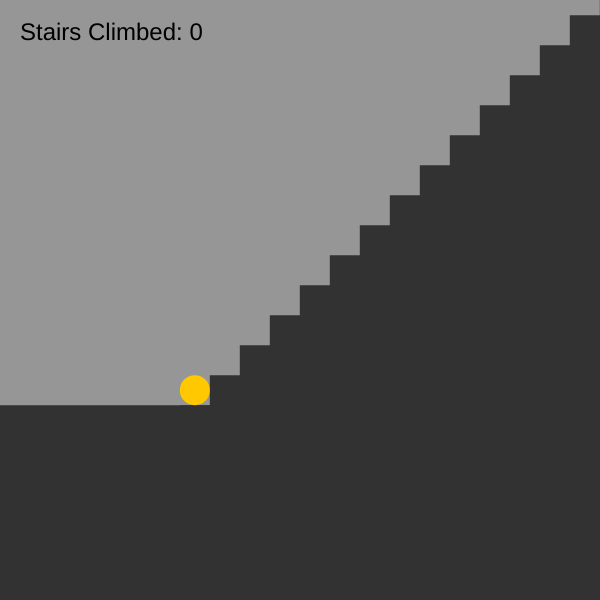
Frame 1 (no input)
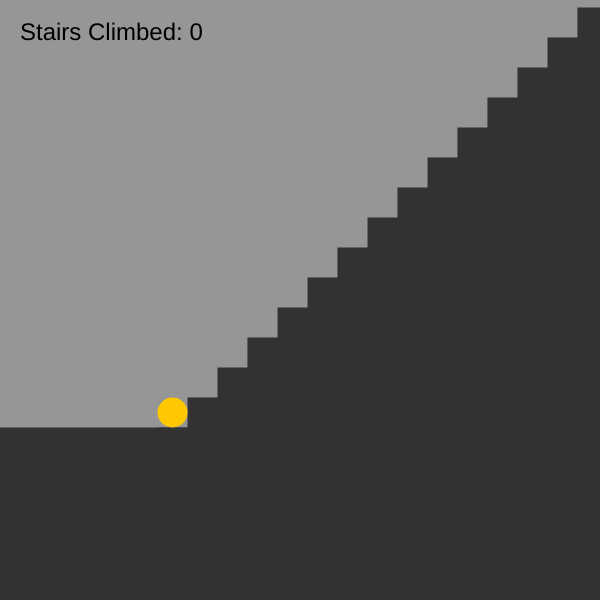
Frame 60 (no input)
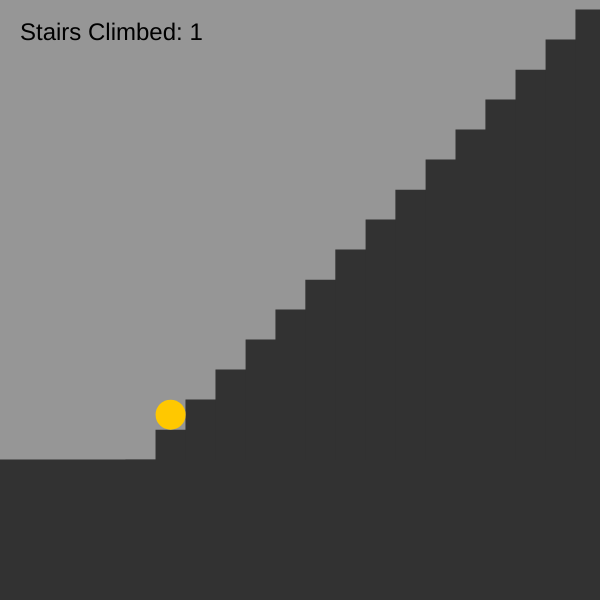
Frame 120 (the mouse pressed at the canvas centre since frame 60)

The p5.js sketch that drew these frames (run headless with seeded random() and noise() and a simulated clock; from frame 60 on, the mouse is pressed at the canvas centre):

// p5.js sketch
// ── sketch.js
function setup() {
  createCanvas(600, 600);
}

function draw() {
  background(150);
  stairsClimbed = 1.15**(millis()/1000)**1.15 * 5 - 5;
  fill(50);
  noStroke();
  for (i = 0; i <= 20; i++) {
  rect((i - stairsClimbed % 1)  * 30 + random(-log(stairsClimbed + 1)/7, log(stairsClimbed + 1)/7), 585 - (i - stairsClimbed % 1) * 30 + random(-log(stairsClimbed + 1)/7, log(stairsClimbed + 1)/7), 31 + random(-log(stairsClimbed + 1)/7, log(stairsClimbed + 1)/7), 700 + random(-log(stairsClimbed + 1)/7, log(stairsClimbed + 1)/7));
  }
  rect(-stairsClimbed  * 30, stairsClimbed * 30 + 405, 700, 700);
  fill(255, 200, 0);
  circle(195 - stairsClimbed % 1 * 30 + random(-log(stairsClimbed + 1)/7, log(stairsClimbed + 1)/7), 390 + stairsClimbed % 1 * 30 + random(-log(stairsClimbed + 1)/7, log(stairsClimbed + 1)/7), 30);
  fill(0);
  textFont("Arial", 24);
  text("Stairs Climbed: " + floor(stairsClimbed), 20, 40);
}
